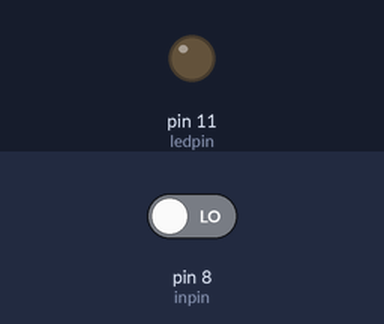
Simulated run of this sketch. Board: Arduino Uno, built with avr-gcc and run on an emulated ATmega328P. Shown: output pins drawn as LEDs (lit = HIGH). Inputs (shaded band) come from the test bench; at power-on: pin 8 (inpin) LOW.

Above: at 1.2 s.
1.3 s: pin 8 (inpin) driven HIGH
At 1.8 s:
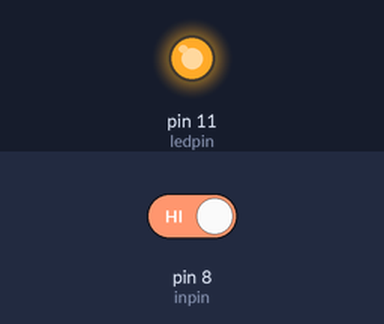
2.8 s: pin 8 (inpin) driven LOW
At 4.2 s:
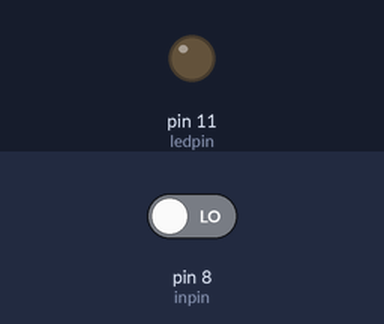
Timing chart, 0 to 5.8 s (numbered marks = the images above; inputs shaded):
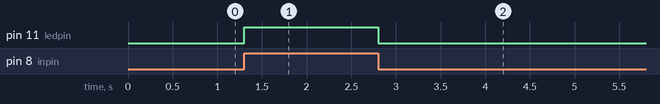

Measured:
- after the input at 1.3 s, pin 11 (ledpin): LOW → HIGH at once
- after the input at 2.8 s, pin 11 (ledpin): HIGH → LOW at once

The sketch:

ex9.ino
```cpp
int ledpin = 11;
int inpin = 8;

void setup() {
  // put your setup code here, to run once:
  pinMode(ledpin, OUTPUT);
  pinMode(inpin, INPUT);
}

void loop() {
  // put your main code here, to run repeatedly:
  digitalWrite(ledpin, digitalRead(inpin));
}
```
